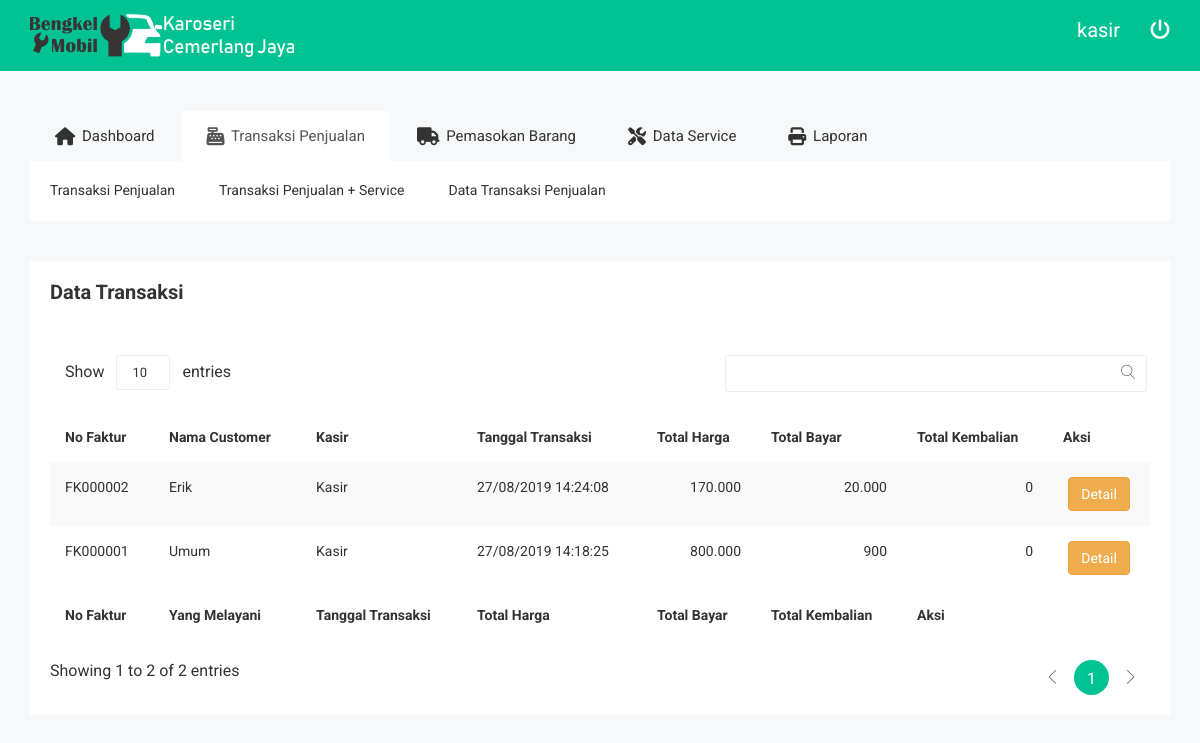
The page /kasir.php?halaman=v_data_transaksi (signed in) on the database its author committed.
### tables this page shows
CREATE TABLE `penjualan` (
  `no_faktur_penjualan` char(10) NOT NULL,
  `kode_customer` char(10) NOT NULL,
  `kode_pegawai` char(5) NOT NULL,
  `tgl_transaksi` timestamp NOT NULL DEFAULT current_timestamp() ON UPDATE current_timestamp(),
  `total_harga` int(11) NOT NULL,
  `potongan_harga` int(11) NOT NULL,
  `bayar` int(11) NOT NULL,
  `kembalian` int(11) NOT NULL,
  `status` char(20) NOT NULL
);

CREATE TABLE `customer` (
  `kode_customer` char(10) NOT NULL,
  `nama_customer` varchar(50) NOT NULL,
  `alamat` text NOT NULL,
  `no_telp` varchar(20) NOT NULL
);

CREATE TABLE `pegawai` (
  `kode_pegawai` char(5) NOT NULL,
  `kode_jenis_p` char(4) NOT NULL,
  `nama_pegawai` varchar(50) NOT NULL,
  `alamat` text NOT NULL,
  `no_telp` varchar(20) NOT NULL,
  `username` varchar(50) NOT NULL,
  `password` char(60) NOT NULL,
  `status_login` char(1) NOT NULL,
  `session_id` varchar(26) NOT NULL DEFAULT 'kosong',
  `last_login` timestamp NOT NULL DEFAULT '0000-00-00 00:00:00'
);

### koneksi/function.php (called while the page is built, shortened)
<?php
function format_ribuan($nilai)
{
    $n =  number_format($nilai,0,',','.');
    return $n;
}
?>

### transaksi/data_transaksi/tampil.php (the view)
<div class="data-table-list">
    <div class="basic-tb-hd">
        <h2>Data Transaksi</h2>
        <br>
    </div>
    <div class="table-responsive">
        <table id="data-table-basic" class="table table-striped">
            <thead>
                <tr>
                    <th>No Faktur</th>
                    <th>Nama Customer</th>
                    <th>Kasir</th>
                    <th>Tanggal Transaksi</th>
                    <th>Total Harga</th>
                    <th>Total Bayar</th>
                    <th>Total Kembalian</th>
                    <th>Aksi</th>
                </tr>
            </thead>
            <tbody>
                <?php
                $query = mysqli_query($koneksi, "SELECT * FROM penjualan JOIN customer USING(kode_customer) JOIN pegawai USING(kode_pegawai) ORDER BY tgl_transaksi DESC");
                foreach ($query as $data) {
                    $tgl_transaksi = $data['tgl_transaksi'];
                    $grand = $data['total_harga'] - $data['potongan_harga'];
                    $tanggal = date('d/m/Y H:i:s', strtotime($tgl_transaksi));
                    ?>
                <tr>
                    <td><?= $data['no_faktur_penjualan'] ?></td>
                    <td><?= $data['nama_customer'] ?></td>
                    <td><?= $data['nama_pegawai'] ?></td>
                    <td><?= $tanggal ?></td>
                    <td style="text-align: right;"><?= format_ribuan($grand) ?></td>
                    <td style="text-align: right;"><?= format_ribuan($data['bayar']) ?></td>
                    <td style="text-align: right;"><?= format_ribuan($data['kembalian']) ?></td>
                    <td style="text-align: center;">
                        <a href="?halaman=detail_transaksi&id=<?= $data['no_faktur_penjualan']; ?>" class=" btn btn-warning">Detail</a>
                    </td>
                </tr>
                <?php } ?>
            </tbody>
            <tfoot>
                <tr>
                    <th>No Faktur</th>
                    <th>Yang Melayani</th>
                    <th>Tanggal Transaksi</th>
                    <th>Total Harga</th>
                    <th>Total Bayar</th>
                    <th>Total Kembalian</th>
                    <th>Aksi</th>
                </tr>
            </tfoot>
        </table>
    </div>
</div>

### assets/template2/css/themesaller-forms.css (style rules this page uses)
html, body { border: 0; margin: 0; padding: 0; font-size: 100%; vertical-align: baseline; font: inherit; }
body { margin: 0; padding: 0; background:url(../images/body_bg.jpg) no-repeat center top; }

### assets/template2/css/main.css (style rules this page uses)
html { color: #222; font-size: 1em; line-height: 1.4; }

### rows shown on the page
penjualan: no_faktur_penjualan "FK000002", kode_customer.nama_customer "Erik", kode_pegawai.nama_pegawai "Kasir", tgl_transaksi "27/08/2019 14:24:08", format_ribuan($grand) "170.000", bayar "20.000", kembalian "0"
penjualan: no_faktur_penjualan "FK000001", kode_customer.nama_customer "Umum", kode_pegawai.nama_pegawai "Kasir", tgl_transaksi "27/08/2019 14:18:25", format_ribuan($grand) "800.000", bayar "900", kembalian "0"

### other values the page prints
$_SESSION['username'] "kasir"
